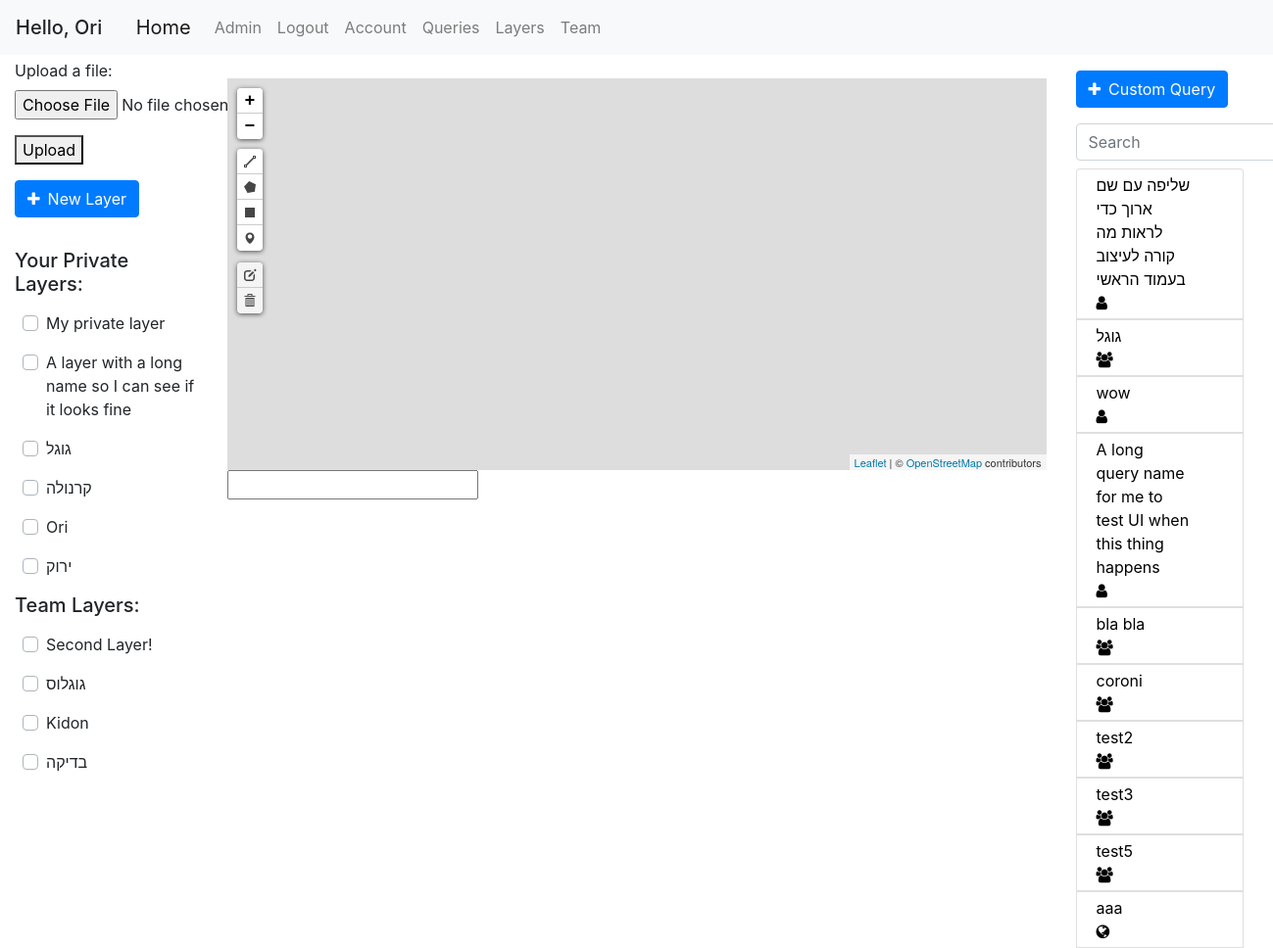
The app's page /home (signed in), older data.
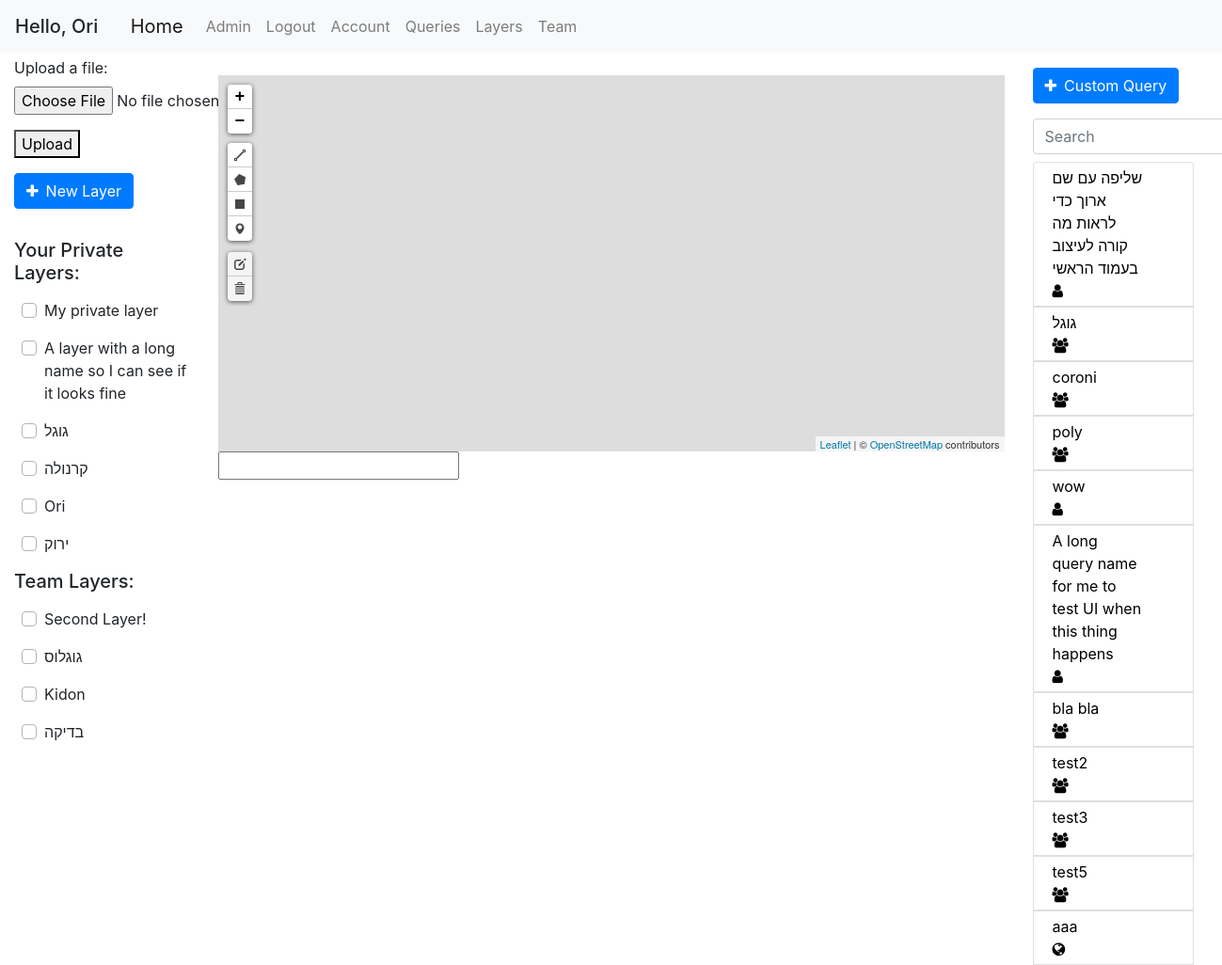
The same page, newer data.
### geoportal/models.py (models this page shows, shortened)
class Layer(db.Model):
    id = db.Column(db.Integer, primary_key=True)
    name = db.Column(db.String(100), nullable=False)
    user_id = db.Column(db.Integer, db.ForeignKey('user.id'), nullable=False)
    default_color = db.Column(db.String(20), default='blue')
    only_user = db.Column(db.Boolean, default=True)
    only_team = db.Column(db.Boolean, default=False)
    public = db.Column(db.Boolean, default=False)
    points = db.relationship('Point', backref='layer', lazy=True)
    polygons = db.relationship('Polygon', backref='layer', lazy=True)

class Query(db.Model):
    id = db.Column(db.Integer, primary_key=True)
    user_id = db.Column(db.Integer, db.ForeignKey('user.id'), nullable=False, default=0)
    query_name = db.Column(db.String(120))
    db_name = db.Column(db.String(20))
    date_uploaded = db.Column(db.DateTime, nullable=False, default=datetime.datetime.now)
    last_update_time = db.Column(db.DateTime, nullable=False, default=datetime.datetime.now)
    query_text = db.Column(db.Text, nullable=False, default='')
    only_user = db.Column(db.Boolean, default=False)
    only_team = db.Column(db.Boolean, default=False)
    public = db.Column(db.Boolean, default=True)
    parameters = db.relationship('QueryTextParameters', backref='query', lazy=True)
    polygon_parameters = db.relationship('QueryPolygonParameters', backref='query', lazy=True)

### geoportal/main/views.py (the view)
@main.route('/')
@main.route('/home')
def home():
    return render_template('home.html', queries=get_allowed_queries(), layers=get_allowed_layers(), favorite_layers=get_favorite_layers(), preferences=current_user.preferences[0])

### geoportal/mapping/utils.py (called while the page is built)
def marked_layers_first(layers):
    return sorted(layers, key=lambda layer: UserMarkedLayer.query.filter(and_(UserMarkedLayer.layer_id == layer.id, UserMarkedLayer.user_id == current_user.id)).first() is not None, reverse=True)

def get_allowed_layers():
    if current_user.is_authenticated:
        layers = Layer.query.all()
        authorized_layers = []
        for layer in layers:
            if (layer.only_team and User.query.get(layer.user_id).team_id == current_user.team_id) or layer.user_id == current_user.id:
                authorized_layers.append(layer)
        layers = authorized_layers
        layers = marked_layers_first(layers)
    else:
        layers = []
    return layers

def get_favorite_layers():
    if current_user.is_authenticated:
        marked_layers = db.session.query(UserMarkedLayer.layer_id).filter_by(user_id=current_user.id).all()
        return [layer[0] for layer in marked_layers]
    return []

### geoportal/models.py (called while the page is built)
@login_manager.user_loader
def load_user(user_id):
    return User.query.get(int(user_id))

    def has_role(self, role_name):
        for role in self.roles:
            if role.name == role_name:
                return True
        return False

### geoportal/templates/home.html (shortened to what this page needs)
{% extends "base.html" %}
{% block left_sidebar %}
{% if current_user.is_authenticated %}
<form id="geofile-upload">
    <div class="form-group">
        <label for="geofile" class="mt-1">Upload a file:</label>
        <input type="file" id="geofile" name="geofile" accept=".csv, .xlsx">
    </div>
    <button type="submit">Upload</button>
</form>
<button type="button" class="btn btn-primary mb-3 mt-3" data-toggle="modal" data-target="#add-layer">
  <span class="fa fa-plus mr-2"></span>New Layer
</button>
{% endif %}
{% if current_user.is_authenticated %}
    <div class="col pl-0" id="private-layers">
        <h5 class="disply-5 mt-3">Your Private Layers:</h5>
        {% for layer in layers %}
            {% if layer.only_user %}
            <div class="row ml-2 mt-3 custom-control custom-checkbox justify-content-between" id="layer-{{ layer.id }}" data-color="{{ layer.default_color }}">
                <label class="custom-control-label" for="checkbox-{{ layer.id }}">{{ layer.name }}</label>
            </div>
            {% endif %}
        {% endfor %}
    </div>
    <div class="col pl-0" id="team-layers">
        <h5 class="disply-5 mt-3">Team Layers:</h5>
        {% for layer in layers %}
            {% if layer.only_team %}
            <div class="row ml-2 mt-3 custom-control custom-checkbox" id="layer-{{ layer.id }}" data-color="{{ layer.default_color }}">
                <label class="custom-control-label" for="checkbox-{{ layer.id }}">{{ layer.name }}</label>
            </div>
            {% endif %}
        {% endfor %}
    </div>
{% endif %}
{% endblock left_sidebar %}
{% block content %}
<div id="myMap" class="mt-4"></div>
<input type="text" id="current-point">
{% endblock content %}
{% block right_sidebar %}
<button type="button" class="btn btn-primary mt-3" data-toggle="modal" data-target="#run-query">
  <span class="fa fa-plus mr-2"></span>Custom Query
</button>
<br>
<form class="form-inline my-2 my-lg-0">
    <input class="form-control mr-sm-2 mt-3 mb-2" type="search" placeholder="Search" aria-label="Search" id="queries_search" onkeyup="filterQueries()">
</form>
<div class="col-sm-12 pl-0">
    <div class="list-group">
    {% for query in queries %}
        <button name="query-selector" class="list-group-item pb-1 pt-1" id="{{ query.id }}" style="text-align: justify;">
            <div class="row justify-content-between pr-2">
                <div class="col-sm-10" style="text-align: left">
                    {{ query.query_name }}
                </div>
                <div class="col-sm-1">
                    {% if query.only_user %}
                        <span class="fa fa-user"></span>
                    {% elif query.only_team %}
                        <span class="fa fa-users"></span>
                    {% else %}
                        <span class="fa fa-globe"></span>
                    {% endif %}
                </div>
            </div>
        </button>
    {% endfor %}
    </div>
</div>
{% endblock right_sidebar %}

Row changes from the older to the newer data that the page shows:
shown differently, row unchanged: Query "coroni": moves up the list
added Query: query_name "poly", only_user False (drawn)
